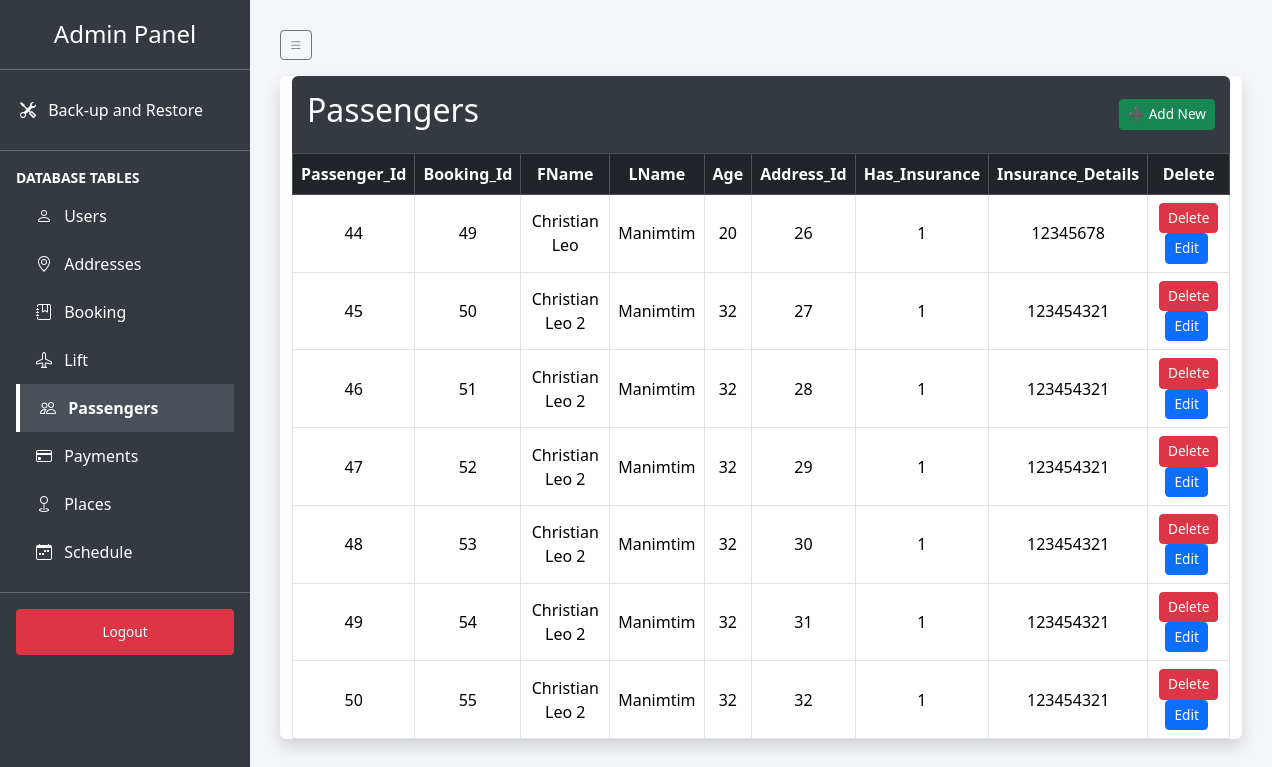
The app's page /admin_dashboard.php?table=passengers (signed in) with its own data.
### tables this page shows
CREATE TABLE `passengers` (
  `Passenger_Id` int(11) NOT NULL AUTO_INCREMENT,
  `Booking_Id` int(11) NOT NULL,
  `FName` varchar(100) NOT NULL,
  `LName` varchar(100) NOT NULL,
  `Age` int(11) NOT NULL,
  `Address_Id` int(11) DEFAULT NULL,
  `Has_Insurance` tinyint(1) NOT NULL,
  `Insurance_Details` text DEFAULT NULL,
  PRIMARY KEY (`Passenger_Id`),
  KEY `Booking_Id` (`Booking_Id`),
  CONSTRAINT `passengers_ibfk_1` FOREIGN KEY (`Booking_Id`) REFERENCES `booking` (`Booking_Id`) ON DELETE CASCADE
);

### admin_dashboard.php (the view, shortened to what this page needs)
<?php
require_once("config.php");
$tables = ['users', 'addresses', 'booking', 'lift', 'passengers', 'payments', 'places', 'schedule'];
$selected_table = isset($_GET['table']) ? $_GET['table'] : $tables[0];
?>
<!DOCTYPE html>
<html lang="en">
<head>
    <link href="https://cdn.jsdelivr.net/npm/bootstrap@5.3.3/dist/css/bootstrap.min.css" rel="stylesheet">
	<link href="https://cdn.jsdelivr.net/npm/bootstrap-icons@1.10.5/font/bootstrap-icons.css" rel="stylesheet">
</head>
<body>
<div class="sidebar">
    <h4>Admin Panel</h4>
    <hr class="text-white">
	<a href="#" class="sidebar-link" data-bs-toggle="modal" data-bs-target="#maintenanceModal">
		<i class="bi bi-tools me-2"></i>
		<span>Back-up and Restore</span>
	</a>
    <hr class="text-white my-3">
    <div class="px-3">
        <p class="text-white fw-bold small mb-1">DATABASE TABLES</p>
        <?php
        $icons = [
            'users' => 'bi-person',
            'addresses' => 'bi-geo-alt',
            'booking' => 'bi-journal-bookmark',
            'lift' => 'bi-airplane',
            'passengers' => 'bi-people',
            'payments' => 'bi-credit-card',
            'places' => 'bi-geo',
            'schedule' => 'bi-calendar-week'
        ];
        ?>
        <?php foreach ($tables as $table): ?>
            <a href="?table=<?php echo urlencode($table); ?>" class="sidebar-link <?php echo $selected_table === $table ? 'active' : ''; ?>">
                <i class="bi <?php echo $icons[$table]; ?> me-2"></i>
                <span><?php echo ucfirst($table); ?></span>
            </a>
        <?php endforeach; ?>
    </div>
    <hr class="text-white my-3">
    <div class="px-3">
        <a href="?logout=true" class="btn btn-danger btn-sm w-100">Logout</a>
    </div>
</div>
<div class="main-content">
	<button id="toggleSidebar" class="btn btn-outline-secondary btn-sm mb-3">
		<i class="bi bi-list"></i>
	</button>
    <div class="table-container">
        <div class="container bg-white shadow rounded">
            <div class="header">
                <h2><?php echo ucfirst($selected_table); ?></h2>
				<a href="add_record.php?table=<?php echo urlencode($selected_table); ?>" class="btn btn-success btn-sm">➕ Add New</a>
            </div>
            <?php
            try {
                $stmt = $db->query("SHOW COLUMNS FROM `$selected_table`");
                $columns = $stmt->fetchAll(PDO::FETCH_ASSOC);
            } catch (PDOException $e) {
                echo "<div class='alert alert-danger'>Error fetching columns: " . $e->getMessage() . "</div>";
                $columns = [];
            }
            ?>
            <table class="table table-bordered mb-0">
                <thead class="table-dark">
                    <tr>
                        <?php foreach ($columns as $column): ?>
                            <th><?php echo htmlspecialchars($column['Field']); ?></th>
                        <?php endforeach; ?>
                        <th>Delete</th>
                    </tr>
                </thead>
                <tbody>
                    <?php
                    try {
                        $stmt = $db->query("SELECT * FROM `$selected_table`");
                        while ($row = $stmt->fetch(PDO::FETCH_ASSOC)) {
                            echo "<tr>";
                            foreach ($row as $key => $value) {
                                if ($selected_table === 'users' && $key === 'password') {
                                    echo "<td>••••••••</td>";
                                } else {
                                    echo "<td>" . htmlspecialchars($value ?? 'NULL') . "</td>";
                                }
                            }
                            $primary_key = $columns[0]['Field'];
                            $delete_url = "delete_record.php?table=" . urlencode($selected_table) . "&id=" . urlencode($row[$primary_key]) . "&pk=" . urlencode($primary_key);
							$edit_url = "edit_record.php?table=" . urlencode($selected_table) . "&id=" . urlencode($row[$primary_key]) . "&pk=" . urlencode($primary_key);
                            echo "<td>
                                <a href='$delete_url' class='btn btn-danger btn-sm' onclick=\"return confirm('Are you sure you want to delete this record from $selected_table?');\">Delete</a>
								<a href='$edit_url' class='btn btn-primary btn-sm me-1'>Edit</a>
                            </td>";
                            echo "</tr>";
                        }
                    } catch (PDOException $e) {
                        echo "<tr><td colspan='" . (count($columns) + 1) . "'>Error fetching data: " . $e->getMessage() . "</td></tr>";
                    }
                    ?>
                </tbody>
            </table>
        </div>
    </div>
</div>
</body>
</html>

### admin_dashboard.php (style rules this page uses)
body { display: flex; background-color: #f4f6f9; }
.sidebar { width: 250px; height: 100vh; background-color: #343a40; padding-top: 20px; position: fixed; }
.sidebar h4 { color: white; text-align: center; margin-bottom: 20px; }
.sidebar a { display: block; color: white; padding: 12px 20px; text-decoration: none; }
.sidebar a:hover, .sidebar a.active { background-color: #495057; }
.main-content { margin-left: 250px; padding: 30px; width: 100%; }
.table th, .table td { vertical-align: middle; text-align: center; }
.header { background: #343a40; color: white; padding: 15px; border-radius: 6px 6px 0 0; display: flex; justify-content: space-between; align-items: center; }
.btn-sm { font-size: 0.85rem; }
.table-container { margin-bottom: 40px; }
.sidebar-link { display: flex; align-items: center; color: white; padding: 10px 20px; transition: background-color 0.2s ease-in-out; }
.sidebar-link.active { background-color: #0d6efd; font-weight: bold; border-left: 4px solid #ffffff; }

### records on screen
passengers: Passenger_Id "44", Booking_Id "49", FName "Christian Leo", LName "Manimtim", Age "20", Address_Id "26", Has_Insurance "1", Insurance_Details "12345678"
passengers: Passenger_Id "45", Booking_Id "50", FName "Christian Leo 2", LName "Manimtim", Age "32", Address_Id "27", Has_Insurance "1", Insurance_Details "123454321"
passengers: Passenger_Id "46", Booking_Id "51", FName "Christian Leo 2", LName "Manimtim", Age "32", Address_Id "28", Has_Insurance "1", Insurance_Details "123454321"
passengers: Passenger_Id "47", Booking_Id "52", FName "Christian Leo 2", LName "Manimtim", Age "32", Address_Id "29", Has_Insurance "1", Insurance_Details "123454321"
passengers: Passenger_Id "48", Booking_Id "53", FName "Christian Leo 2", LName "Manimtim", Age "32", Address_Id "30", Has_Insurance "1", Insurance_Details "123454321"
passengers: Passenger_Id "49", Booking_Id "54", FName "Christian Leo 2", LName "Manimtim", Age "32", Address_Id "31", Has_Insurance "1", Insurance_Details "123454321"
passengers: Passenger_Id "50", Booking_Id "55", FName "Christian Leo 2", LName "Manimtim", Age "32", Address_Id "32", Has_Insurance "1", Insurance_Details "123454321"

### other values on screen
$table "Users"
$table "Addresses"
$table "Booking"
$table "Lift"
$table "Passengers"
$table "Payments"
$table "Places"
$table "Schedule"
$selected_table "Passengers"
$column['Field'] "Passenger_Id"
$column['Field'] "Booking_Id"
$column['Field'] "FName"
$column['Field'] "LName"
$column['Field'] "Age"
$column['Field'] "Address_Id"
